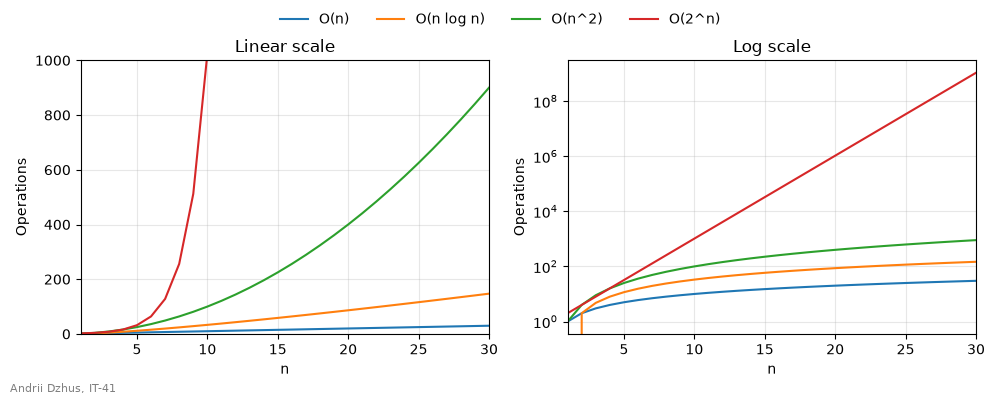

This figure's Python source:
import matplotlib.pyplot as plt
import numpy as np

STUDENT_NAME = "Andrii Dzhus"   # ім'я та прізвище транслітерацією
STUDENT_GROUP = "IT-41"   # група

n = np.arange(1, 31)

# складність алгоритмів: кількість операцій для розміру задачі n
complexities = {
    "O(n)": n,
    "O(n log n)": n * np.log2(n),
    "O(n^2)": n ** 2,
    "O(2^n)": 2.0 ** n,
}

fig, (ax_lin, ax_log) = plt.subplots(1, 2, figsize=(10, 4))

for name, ops in complexities.items():
    ax_lin.plot(n, ops, label=name)
    ax_log.plot(n, ops)

ax_lin.set_ylim(0, 1000)
ax_lin.set_title("Linear scale")

# на логарифмічній шкалі 2^n - пряма: log(2^n) = n * log(2)
ax_log.set_yscale("log")
ax_log.set_title("Log scale")

for ax in (ax_lin, ax_log):
    ax.set_xlim(1, 30)
    ax.set_xlabel("n")
    ax.set_ylabel("Operations")
    ax.grid(True, alpha=0.3)

# одна легенда на всю фігуру, над графіками
fig.legend(loc="upper center", ncol=4, frameon=False)
fig.text(0.01, 0.02, f"{STUDENT_NAME}, {STUDENT_GROUP}", fontsize=8, color="gray")
fig.tight_layout(rect=(0, 0.02, 1, 0.94))

fig.savefig("task_1.png", dpi=100)
plt.show()
